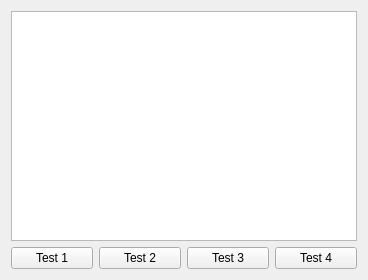
<?xml version="1.0" encoding="UTF-8"?>
<ui version="4.0">
 <class>DebugWidget</class>
 <widget class="QWidget" name="DebugWidget">
  <property name="geometry">
   <rect>
    <x>0</x>
    <y>0</y>
    <width>368</width>
    <height>280</height>
   </rect>
  </property>
  <property name="windowTitle">
   <string>Shade-X Debug</string>
  </property>
  <property name="windowIcon">
   <iconset resource="Shade-X.qrc">
    <normaloff>:/files/icons/Shade-X.png</normaloff>:/files/icons/Shade-X.png</iconset>
  </property>
  <layout class="QGridLayout" name="gridLayout">
   <item row="1" column="0" colspan="2">
    <layout class="QHBoxLayout" name="horizontalLayout">
     <item>
      <widget class="QPushButton" name="test1PushButton">
       <property name="text">
        <string>Test 1</string>
       </property>
      </widget>
     </item>
     <item>
      <widget class="QPushButton" name="test2PushButton">
       <property name="text">
        <string>Test 2</string>
       </property>
      </widget>
     </item>
     <item>
      <widget class="QPushButton" name="test3PushButton">
       <property name="text">
        <string>Test 3</string>
       </property>
      </widget>
     </item>
     <item>
      <widget class="QPushButton" name="test4PushButton">
       <property name="text">
        <string>Test 4</string>
       </property>
      </widget>
     </item>
    </layout>
   </item>
   <item row="0" column="0" colspan="2">
    <widget class="QTextEdit" name="textEdit"/>
   </item>
  </layout>
 </widget>
 <resources>
  <include location="Shade-X.qrc"/>
 </resources>
 <connections/>
</ui>
